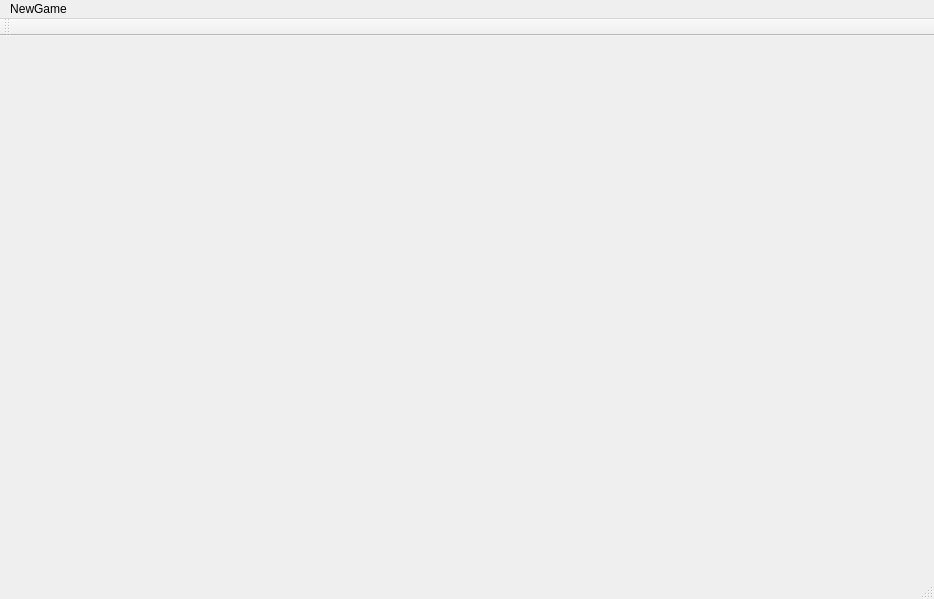
<?xml version="1.0" encoding="UTF-8"?>
<ui version="4.0">
 <class>MainWindow</class>
 <widget class="QMainWindow" name="MainWindow">
  <property name="geometry">
   <rect>
    <x>0</x>
    <y>0</y>
    <width>934</width>
    <height>599</height>
   </rect>
  </property>
  <property name="windowTitle">
   <string>MainWindow</string>
  </property>
  <widget class="QWidget" name="centralWidget"/>
  <widget class="QMenuBar" name="menuBar">
   <property name="geometry">
    <rect>
     <x>0</x>
     <y>0</y>
     <width>934</width>
     <height>17</height>
    </rect>
   </property>
   <widget class="QMenu" name="menuNewGame">
    <property name="title">
     <string>NewGame</string>
    </property>
   </widget>
   <addaction name="menuNewGame"/>
  </widget>
  <widget class="QToolBar" name="mainToolBar">
   <attribute name="toolBarArea">
    <enum>TopToolBarArea</enum>
   </attribute>
   <attribute name="toolBarBreak">
    <bool>false</bool>
   </attribute>
  </widget>
  <widget class="QStatusBar" name="statusBar"/>
 </widget>
 <layoutdefault spacing="6" margin="11"/>
 <resources/>
 <connections/>
</ui>
